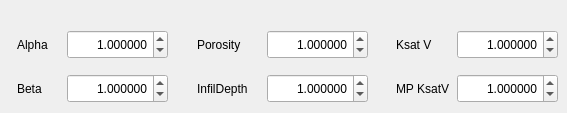
   <widget class="QWidget" name="tab_1">
    <attribute name="title">
     <string>    Soils    </string>
    </attribute>
    <widget class="QDoubleSpinBox" name="doubleSpinBoxS_Beta">
     <property name="geometry">
      <rect>
       <x>67</x>
       <y>74</y>
       <width>101</width>
       <height>29</height>
      </rect>
     </property>
     <property name="alignment">
      <set>Qt::AlignRight|Qt::AlignTrailing|Qt::AlignVCenter</set>
     </property>
     <property name="decimals">
      <number>6</number>
     </property>
     <property name="maximum">
      <double>99.000000000000000</double>
     </property>
     <property name="singleStep">
      <double>0.100000000000000</double>
     </property>
     <property name="value">
      <double>1.000000000000000</double>
     </property>
    </widget>
    <widget class="QLabel" name="textLabel1_20">
     <property name="geometry">
      <rect>
       <x>197</x>
       <y>29</y>
       <width>71</width>
       <height>31</height>
      </rect>
     </property>
     <property name="text">
      <string>Porosity</string>
     </property>
    </widget>
    <widget class="QLabel" name="textLabel1_21">
     <property name="geometry">
      <rect>
       <x>396</x>
       <y>73</y>
       <width>71</width>
       <height>31</height>
      </rect>
     </property>
     <property name="text">
      <string>MP KsatV</string>
     </property>
    </widget>
    <widget class="QLabel" name="textLabel1_22">
     <property name="geometry">
      <rect>
       <x>396</x>
       <y>29</y>
       <width>71</width>
       <height>31</height>
      </rect>
     </property>
     <property name="text">
      <string>Ksat V</string>
     </property>
    </widget>
    <widget class="QDoubleSpinBox" name="doubleSpinBoxS_KsatV">
     <property name="geometry">
      <rect>
       <x>457</x>
       <y>30</y>
       <width>101</width>
       <height>29</height>
      </rect>
     </property>
     <property name="alignment">
      <set>Qt::AlignRight|Qt::AlignTrailing|Qt::AlignVCenter</set>
     </property>
     <property name="decimals">
      <number>6</number>
     </property>
     <property name="maximum">
      <double>99.000000000000000</double>
     </property>
     <property name="singleStep">
      <double>0.100000000000000</double>
     </property>
     <property name="value">
      <double>1.000000000000000</double>
     </property>
    </widget>
    <widget class="QDoubleSpinBox" name="doubleSpinBoxS_Porosity">
     <property name="geometry">
      <rect>
       <x>267</x>
       <y>30</y>
       <width>101</width>
       <height>29</height>
      </rect>
     </property>
     <property name="alignment">
      <set>Qt::AlignRight|Qt::AlignTrailing|Qt::AlignVCenter</set>
     </property>
     <property name="decimals">
      <number>6</number>
     </property>
     <property name="maximum">
      <double>99.000000000000000</double>
     </property>
     <property name="singleStep">
      <double>0.100000000000000</double>
     </property>
     <property name="value">
      <double>1.000000000000000</double>
     </property>
    </widget>
    <widget class="QDoubleSpinBox" name="doubleSpinBoxS_MPKsatV">
     <property name="geometry">
      <rect>
       <x>457</x>
       <y>74</y>
       <width>101</width>
       <height>29</height>
      </rect>
     </property>
     <property name="alignment">
      <set>Qt::AlignRight|Qt::AlignTrailing|Qt::AlignVCenter</set>
     </property>
     <property name="decimals">
      <number>6</number>
     </property>
     <property name="maximum">
      <double>99.000000000000000</double>
     </property>
     <property name="singleStep">
      <double>0.100000000000000</double>
     </property>
     <property name="value">
      <double>1.000000000000000</double>
     </property>
    </widget>
    <widget class="QLabel" name="textLabel1_23">
     <property name="geometry">
      <rect>
       <x>17</x>
       <y>29</y>
       <width>71</width>
       <height>31</height>
      </rect>
     </property>
     <property name="text">
      <string>Alpha</string>
     </property>
    </widget>
    <widget class="QLabel" name="textLabel1_24">
     <property name="geometry">
      <rect>
       <x>17</x>
       <y>73</y>
       <width>71</width>
       <height>31</height>
      </rect>
     </property>
     <property name="text">
      <string>Beta</string>
     </property>
    </widget>
    <widget class="QDoubleSpinBox" name="doubleSpinBoxS_InfilDepth">
     <property name="geometry">
      <rect>
       <x>267</x>
       <y>74</y>
       <width>101</width>
       <height>29</height>
      </rect>
     </property>
     <property name="alignment">
      <set>Qt::AlignRight|Qt::AlignTrailing|Qt::AlignVCenter</set>
     </property>
     <property name="decimals">
      <number>6</number>
     </property>
     <property name="maximum">
      <double>99.000000000000000</double>
     </property>
     <property name="singleStep">
      <double>0.100000000000000</double>
     </property>
     <property name="value">
      <double>1.000000000000000</double>
     </property>
    </widget>
    <widget class="QLabel" name="textLabel1_25">
     <property name="geometry">
      <rect>
       <x>197</x>
       <y>73</y>
       <width>71</width>
       <height>31</height>
      </rect>
     </property>
     <property name="text">
      <string>InfilDepth</string>
     </property>
    </widget>
    <widget class="QDoubleSpinBox" name="doubleSpinBoxS_Alpha">
     <property name="geometry">
      <rect>
       <x>67</x>
       <y>30</y>
       <width>101</width>
       <height>29</height>
      </rect>
     </property>
     <property name="alignment">
      <set>Qt::AlignRight|Qt::AlignTrailing|Qt::AlignVCenter</set>
     </property>
     <property name="decimals">
      <number>6</number>
     </property>
     <property name="maximum">
      <double>99.000000000000000</double>
     </property>
     <property name="singleStep">
      <double>0.100000000000000</double>
     </property>
     <property name="value">
      <double>1.000000000000000</double>
     </property>
    </widget>
   </widget>
